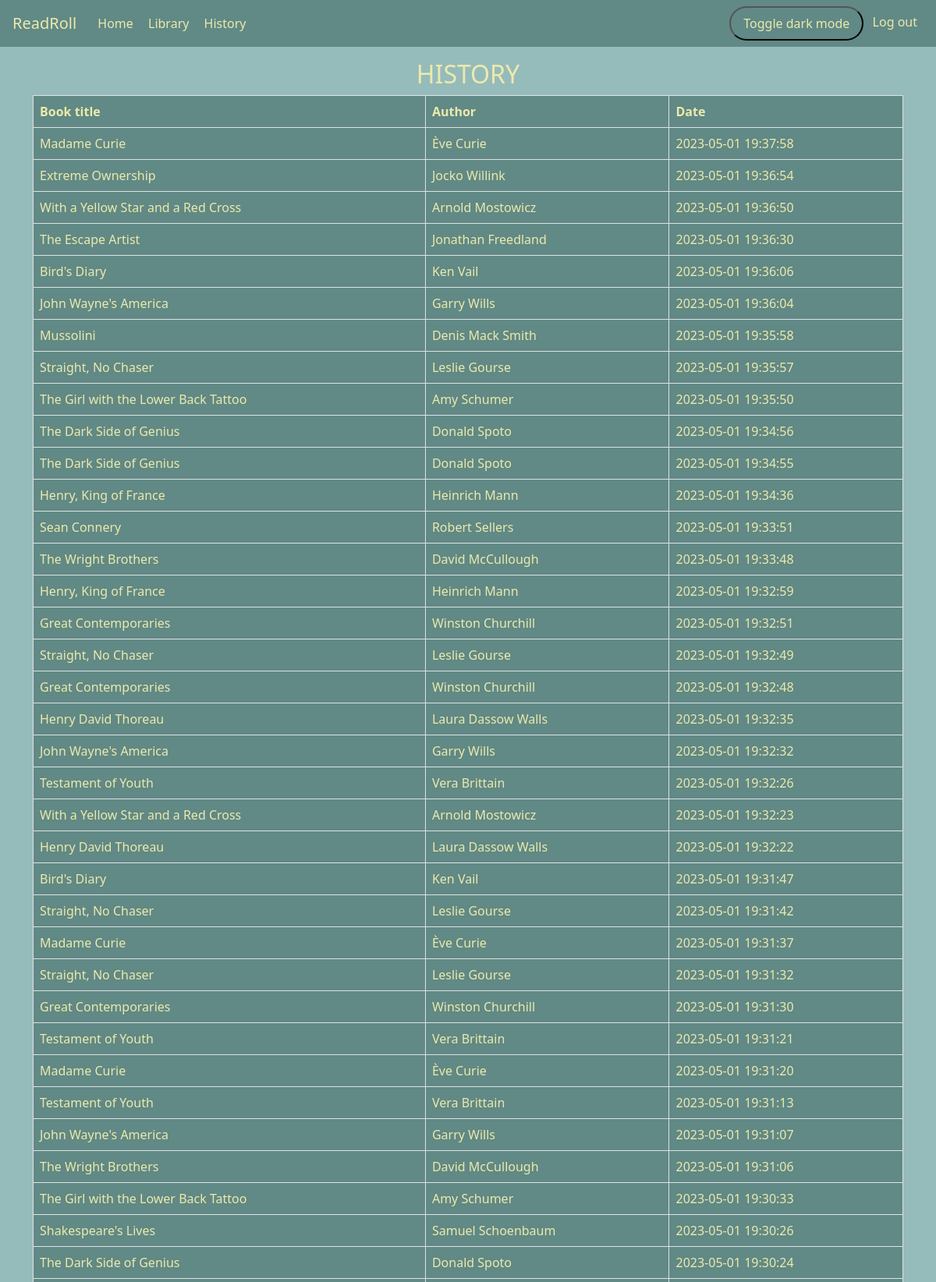
Screenshot of /history (signed in, upper part) with the database file from the repository.
### tables this page shows
CREATE TABLE history (
  position_id INTEGER NOT NULL PRIMARY KEY AUTOINCREMENT, 
  book_name TEXT NOT NULL, 
  author TEXT NOT NULL, 
  date_added TEXT DEFAULT (datetime(CURRENT_TIMESTAMP, 'localtime')), 
  user_id INTEGER NOT NULL, 
  FOREIGN KEY(user_id) REFERENCES users(id)
);

### app.py (the view)
@app.route("/history")
@login_required
def history():
    db = sqlite3.connect('readroll.db')
    db.row_factory = sqlite3.Row
    cursor = db.cursor()
    cursor.execute("SELECT * FROM history WHERE user_id=? ORDER BY date_added DESC", (session["user_id"],))
    lib = cursor.fetchall()
    history = [dict(i) for i in lib]
    return render_template('history.html', history=history)

### functions.py (called while the page is built)
def login_required(f):
    @wraps(f)
    def decorated_function(*args, **kwargs):
        if session.get("user_id") is None:
            return redirect("/login")
        return f(*args, **kwargs)
    return decorated_function

### templates/history.html (shortened to what this page needs)
{% extends "layout.html"%}
{% block main %}
  <link rel="stylesheet" type="text/css" href="{{ url_for('static', filename='style.css') }}">
  <link id="fixed-footer" rel="stylesheet" type="text/css" href="{{ url_for('static', filename='style_fixed_footer.css') }}">
<div class="container">
    <div class="row">
        <div class="col">
            <h1 class="lead text-center">HISTORY</h1>
            <table class="table table-bordered">
            <thead>
                <tr>
                    <th>Book title</th>
                    <th>Author</th>
                    <th>Date</th>
                </tr>
            </thead>
            <tbody>
                {% for title in history %}
                <tr>
                    <td>{{ title.book_name }}</td>
                    <td>{{ title.author }}</td>
                    <td>{{ title.date_added }}</td>
                </tr>
                {% endfor %}
            </tbody>
            </table>
        </div>
    </div>
</div>
{% endblock %}

### templates/layout.html (shortened to what this page needs)
<!DOCTYPE html>
<html lang="en">
  <head>
      <link rel="stylesheet" type="text/css" href="{{ url_for('static', filename='style.css') }}">
      <link href="https://cdn.jsdelivr.net/npm/bootstrap@5.0.2/dist/css/bootstrap.min.css" rel="stylesheet">
  </head>
  <body onload="setTheme()" class="light-theme" id="html-body">
    <nav class="navbar navbar-expand-lg">
      <a class="navbar-brand" href="/about">ReadRoll</a>
      <div class="collapse navbar-collapse" id="navbarNav">
        {% if session["user_id"] %}
          <ul class="navbar-nav me-auto" id="left-nav">
            <li class="nav-item"><a class="nav-link" href="/">Home</a></li>
            <li class="nav-item"><a class="nav-link" href="/library"">Library</a></li>
            <li class="nav-item"><a class="nav-link" href="/history"">History</a></li>
          </ul>
          <ul class="navbar-nav ms-auto" id="right-nav">
            <div class="theme-switch">
              <button onclick=toggleSwitch()>Toggle dark mode</button>
            </div>
            <li class="nav-item"><a class="nav-link" id="login" href="/logout">Log out</a></li>
          </ul>
        {% endif %}
      </div>
    </nav>
    <main>
      {% block main %}
      {% endblock %}
    </main>
    <script src="https://cdn.jsdelivr.net/npm/bootstrap@5.3.0-alpha3/dist/js/bootstrap.min.js"></script>   </body>
</html>

### static/style.css (style rules this page uses)
.light-theme { --background-color: #96bbbbff; --primary-color: #618985ff; --card-color: #618985ff; --text-color: rgb(235, 234, 172); }
.theme-switch button { display: inline-block; padding: 8px 16px; border-radius: 50px; text-decoration: none; transition: all 0.3s ease; }
main, body { background-color: var(--background-color); }
h1, h2, h3, h4, h5, p, label, li, a, .card-header { color: var(--text-color) }
tr, td, button, .btn { color: var(--text-color); background-color: var(--card-color); }
.navbar { background-color: var(--primary-color); }
.nav-link, .navbar-brand { color: var(--text-color); }
.lead { font-size: xx-large; }
@media (max-width: 1199px), (max-width: 1399px) { .nav-link { margin-left: 0.2rem; font-size: 16px; } }
@media (max-width: 1199px), (max-width: 1399px) { nav #login, #register { margin-top: 0.001em; } }
.navbar-brand { margin-left: 1rem; }
nav ul #login { margin-right: 1rem; }

### templates/history.html (style rules this page uses)
.container { margin-top: 1rem; }

### rows the page displays
history: book_name "Madame Curie", author "Ève Curie", date_added "2023-05-01 19:37:58"
history: book_name "Extreme Ownership", author "Jocko Willink", date_added "2023-05-01 19:36:54"
history: book_name "With a Yellow Star and a Red Cross", author "Arnold Mostowicz", date_added "2023-05-01 19:36:50"
history: book_name "The Escape Artist", author "Jonathan Freedland", date_added "2023-05-01 19:36:30"
history: book_name "Bird's Diary", author "Ken Vail", date_added "2023-05-01 19:36:06"
history: book_name "John Wayne's America", author "Garry Wills", date_added "2023-05-01 19:36:04"
history: book_name "Mussolini", author "Denis Mack Smith", date_added "2023-05-01 19:35:58"
history: book_name "Straight, No Chaser", author "Leslie Gourse", date_added "2023-05-01 19:35:57"
history: book_name "The Girl with the Lower Back Tattoo", author "Amy Schumer", date_added "2023-05-01 19:35:50"
history: book_name "The Dark Side of Genius", author "Donald Spoto", date_added "2023-05-01 19:34:56"
history: book_name "The Dark Side of Genius", author "Donald Spoto", date_added "2023-05-01 19:34:55"
history: book_name "Henry, King of France", author "Heinrich Mann", date_added "2023-05-01 19:34:36"
history: book_name "Sean Connery", author "Robert Sellers", date_added "2023-05-01 19:33:51"
history: book_name "The Wright Brothers", author "David McCullough", date_added "2023-05-01 19:33:48"
history: book_name "Henry, King of France", author "Heinrich Mann", date_added "2023-05-01 19:32:59"
history: book_name "Great Contemporaries", author "Winston Churchill", date_added "2023-05-01 19:32:51"
history: book_name "Straight, No Chaser", author "Leslie Gourse", date_added "2023-05-01 19:32:49"
history: book_name "Great Contemporaries", author "Winston Churchill", date_added "2023-05-01 19:32:48"
history: book_name "Henry David Thoreau", author "Laura Dassow Walls", date_added "2023-05-01 19:32:35"
history: book_name "John Wayne's America", author "Garry Wills", date_added "2023-05-01 19:32:32"
history: book_name "Testament of Youth", author "Vera Brittain", date_added "2023-05-01 19:32:26"
history: book_name "With a Yellow Star and a Red Cross", author "Arnold Mostowicz", date_added "2023-05-01 19:32:23"
history: book_name "Henry David Thoreau", author "Laura Dassow Walls", date_added "2023-05-01 19:32:22"
history: book_name "Bird's Diary", author "Ken Vail", date_added "2023-05-01 19:31:47"
history: book_name "Straight, No Chaser", author "Leslie Gourse", date_added "2023-05-01 19:31:42"
history: book_name "Madame Curie", author "Ève Curie", date_added "2023-05-01 19:31:37"
history: book_name "Straight, No Chaser", author "Leslie Gourse", date_added "2023-05-01 19:31:32"
history: book_name "Great Contemporaries", author "Winston Churchill", date_added "2023-05-01 19:31:30"
history: book_name "Testament of Youth", author "Vera Brittain", date_added "2023-05-01 19:31:21"
history: book_name "Madame Curie", author "Ève Curie", date_added "2023-05-01 19:31:20"
history: book_name "Testament of Youth", author "Vera Brittain", date_added "2023-05-01 19:31:13"
history: book_name "John Wayne's America", author "Garry Wills", date_added "2023-05-01 19:31:07"
history: book_name "The Wright Brothers", author "David McCullough", date_added "2023-05-01 19:31:06"
history: book_name "The Girl with the Lower Back Tattoo", author "Amy Schumer", date_added "2023-05-01 19:30:33"
history: book_name "Shakespeare's Lives", author "Samuel Schoenbaum", date_added "2023-05-01 19:30:26"
history: book_name "The Dark Side of Genius", author "Donald Spoto", date_added "2023-05-01 19:30:24"
